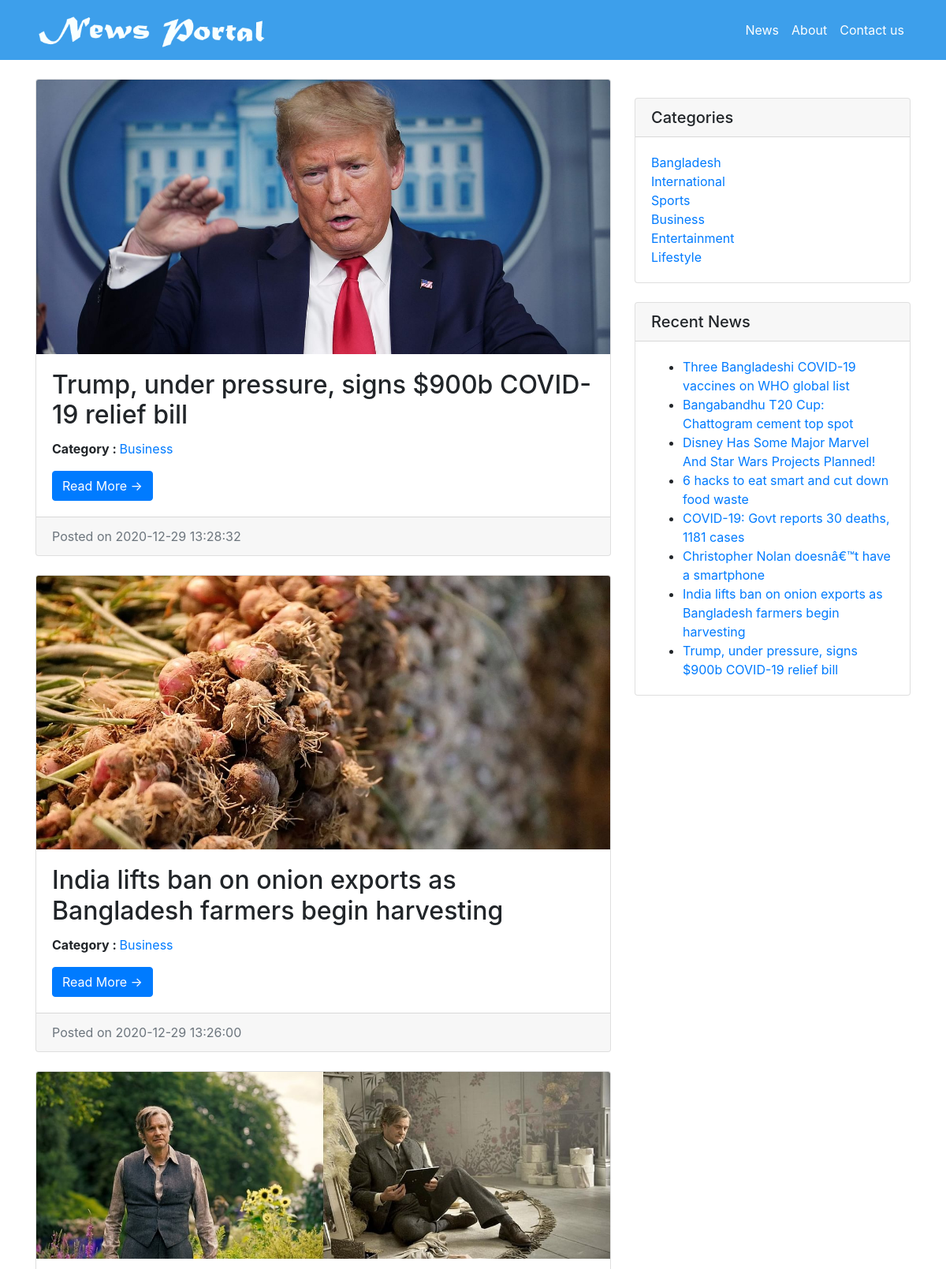
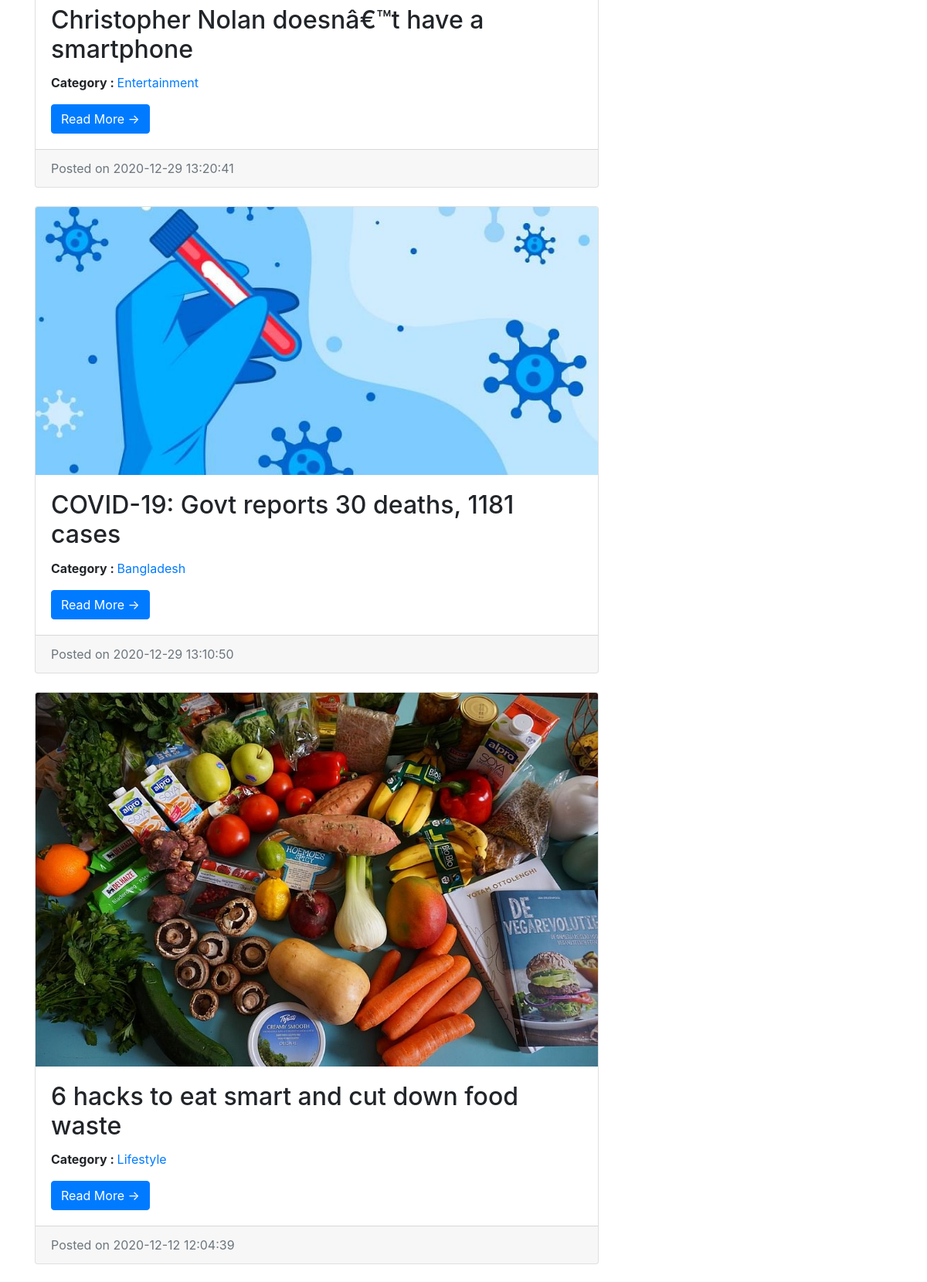
The page / (upper part) on the database its author committed (2 pictures, top to bottom).
### tables this page shows
CREATE TABLE `tblposts` (
  `id` int(11) NOT NULL,
  `PostTitle` longtext,
  `CategoryId` int(11) DEFAULT NULL,
  `SubCategoryId` int(11) DEFAULT NULL,
  `PostDetails` longtext,
  `PostingDate` timestamp NULL DEFAULT CURRENT_TIMESTAMP,
  `UpdationDate` timestamp NULL DEFAULT NULL ON UPDATE CURRENT_TIMESTAMP,
  `Is_Active` int(1) DEFAULT NULL,
  `PostUrl` mediumtext,
  `PostImage` varchar(255) DEFAULT NULL
);

CREATE TABLE `tblcategory` (
  `id` int(11) NOT NULL,
  `CategoryName` varchar(200) DEFAULT NULL,
  `Description` mediumtext,
  `PostingDate` timestamp NULL DEFAULT CURRENT_TIMESTAMP,
  `UpdationDate` timestamp NULL DEFAULT '0000-00-00 00:00:00' ON UPDATE CURRENT_TIMESTAMP,
  `Is_Active` int(1) DEFAULT NULL
);

### index.php (the view, shortened to what this page needs)
<?php
include('includes/config.php'); ?>
<!DOCTYPE html>
<html lang="en">
  <head>
    <link href="vendor/bootstrap/css/bootstrap.min.css" rel="stylesheet">
    <link href="css/modern-business.css" rel="stylesheet">
  </head>
<body>
   <?php include('includes/header.php');?>
    <div class="container">
      <div class="row" style="margin-top: 4%">
        <div class="col-md-8">
<?php
     if (isset($_GET['pageno'])) {
            $pageno = $_GET['pageno'];
        } else {
            $pageno = 1;
        }
        $no_of_records_per_page = 8;
        $offset = ($pageno-1) * $no_of_records_per_page;
$query=mysqli_query($con,"select tblposts.id as pid,tblposts.PostTitle as posttitle,tblposts.PostImage,tblcategory.CategoryName as category,tblcategory.id as cid,tblsubcategory.Subcategory as subcategory,tblposts.PostDetails as postdetails,tblposts.PostingDate as postingdate,tblposts.PostUrl as url from tblposts left join tblcategory on tblcategory.id=tblposts.CategoryId left join  tblsubcategory on  tblsubcategory.SubCategoryId=tblposts.SubCategoryId where tblposts.Is_Active=1 order by tblposts.id desc  LIMIT $offset, $no_of_records_per_page");
while ($row=mysqli_fetch_array($query)) {
?>
          <div class="card mb-4">
 <img class="card-img-top" src="admin/postimages/<?php echo htmlentities($row['PostImage']);?>" alt="<?php echo htmlentities($row['posttitle']);?>">
            <div class="card-body">
              <h2 class="card-title"><?php echo htmlentities($row['posttitle']);?></h2>
                 <p><b>Category : </b> <a href="category.php?catid=<?php echo htmlentities($row['cid'])?>"><?php echo htmlentities($row['category']);?></a> </p>
              <a href="news-details.php?nid=<?php echo htmlentities($row['pid'])?>" class="btn btn-primary">Read More &rarr;</a>
            </div>
            <div class="card-footer text-muted">
              Posted on <?php echo htmlentities($row['postingdate']);?>
            </div>
          </div>
<?php } ?>
        </div>
      <?php include('includes/sidebar.php');?>
      </div>
    </div>
  </body>
</html>

### includes/sidebar.php
  <div class="col-md-4">
          <div class="card my-4">
            <h5 class="card-header">Categories</h5>
            <div class="card-body">
              <div class="row">
                <div class="col-lg-6">
                  <ul class="list-unstyled mb-0">
<?php $query=mysqli_query($con,"select id,CategoryName from tblcategory");
while($row=mysqli_fetch_array($query))
{
?>
                    <li>
                      <a href="category.php?catid=<?php echo htmlentities($row['id'])?>"><?php echo htmlentities($row['CategoryName']);?></a>
                    </li>
<?php } ?>
                  </ul>
                </div>
              </div>
            </div>
          </div>
          <div class="card my-4">
            <h5 class="card-header">Recent News</h5>
            <div class="card-body">
                      <ul class="mb-0">
<?php
$query=mysqli_query($con,"select tblposts.id as pid,tblposts.PostTitle as posttitle from tblposts left join tblcategory on tblcategory.id=tblposts.CategoryId left join  tblsubcategory on  tblsubcategory.SubCategoryId=tblposts.SubCategoryId limit 8");
while ($row=mysqli_fetch_array($query)) {
?>
  <li>
                      <a href="news-details.php?nid=<?php echo htmlentities($row['pid'])?>"><?php echo htmlentities($row['posttitle']);?></a>
                    </li>
            <?php } ?>
          </ul>
            </div>
          </div>
        </div>

### css/modern-business.css (style rules this page uses)
body { padding-top: 54px; }
@media (min-width: 992px) { body { padding-top: 56px; } }

### rows shown on the page
tblposts: PostImage (picture), PostTitle "Trump, under pressure, signs $900b COVID-19 relief bill", CategoryId.CategoryName "Business", PostingDate "2020-12-29 13:28:32"
tblposts: PostImage (picture), PostTitle "India lifts ban on onion exports as Bangladesh farmers begin harvesting", CategoryId.CategoryName "Business", PostingDate "2020-12-29 13:26:00"
tblposts: PostImage (picture), PostTitle "Christopher Nolan doesnâ€™t have a smartphone", CategoryId.CategoryName "Entertainment", PostingDate "2020-12-29 13:20:41"
tblposts: PostImage (picture), PostTitle "COVID-19: Govt reports 30 deaths, 1181 cases", CategoryId.CategoryName "Bangladesh", PostingDate "2020-12-29 13:10:50"
tblposts: PostImage (picture), PostTitle "6 hacks to eat smart and cut down food waste", CategoryId.CategoryName "Lifestyle", PostingDate "2020-12-12 12:04:39"
tblcategory: CategoryName "Bangladesh"
tblcategory: CategoryName "International"
tblcategory: CategoryName "Sports"
tblcategory: CategoryName "Business"
tblcategory: CategoryName "Entertainment"
tblcategory: CategoryName "Lifestyle"
tblposts: PostTitle "Three Bangladeshi COVID-19 vaccines on WHO global list"
tblposts: PostTitle "Bangabandhu T20 Cup: Chattogram cement top spot"
tblposts: PostTitle "Disney Has Some Major Marvel And Star Wars Projects Planned!"
